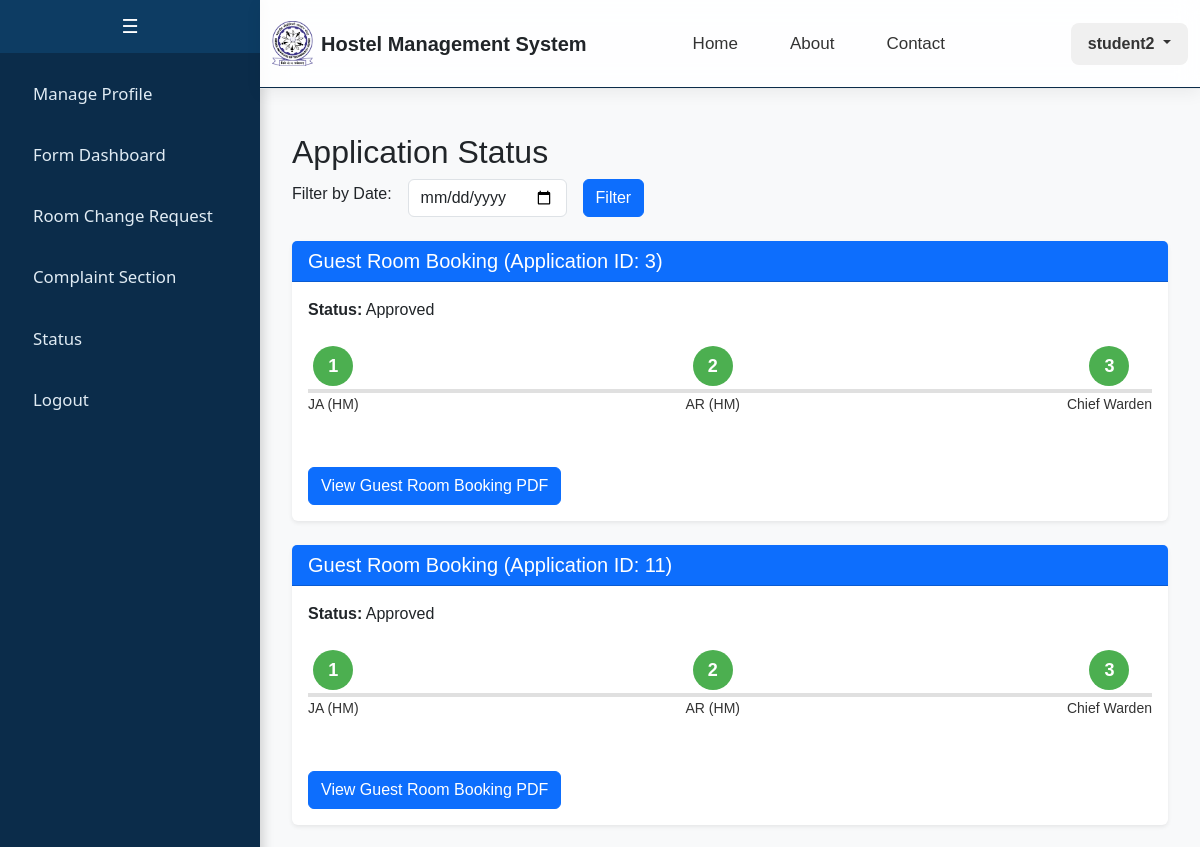
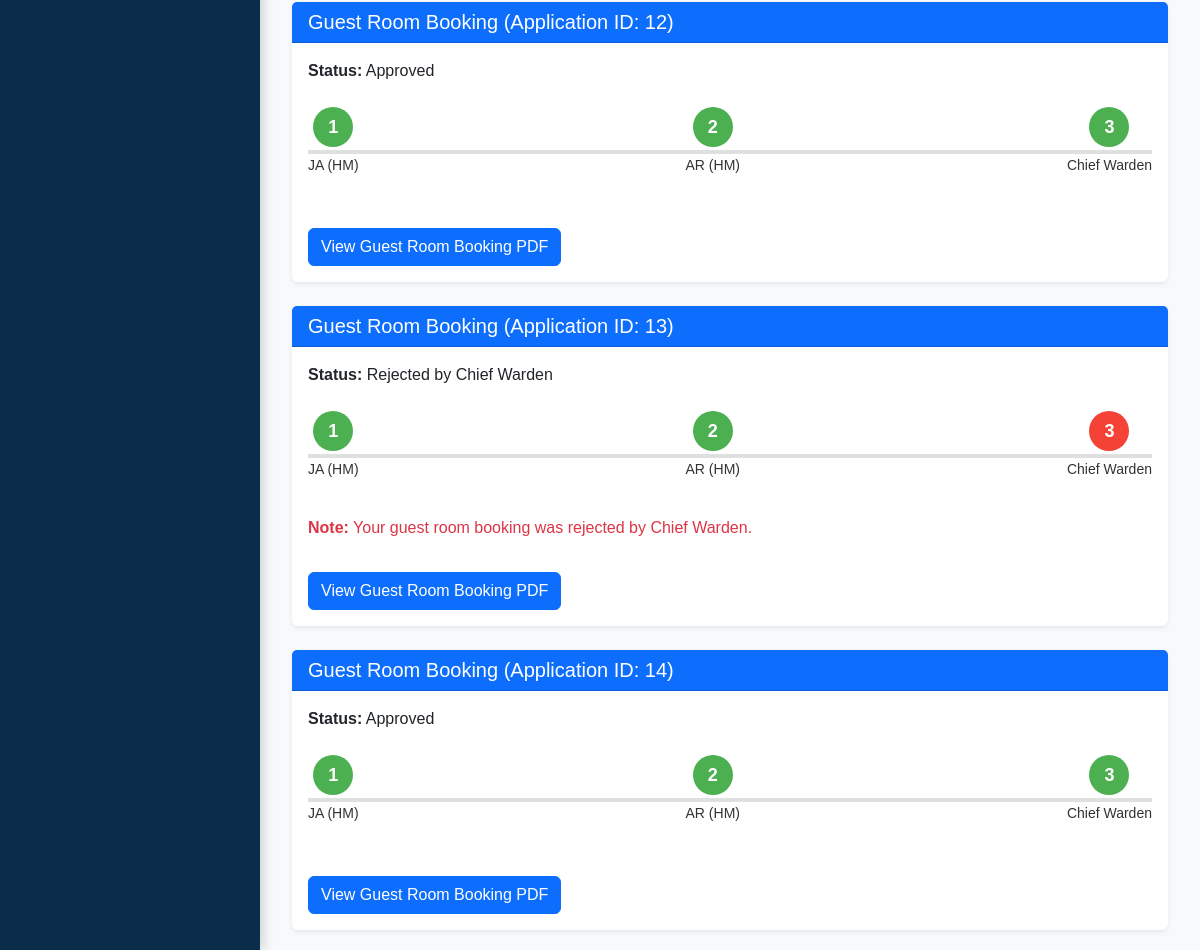
The app's page /student/status (signed in) with its own data (2 pictures, top to bottom).
### app/models.py (models this page shows)
class GuestRoomBooking(db.Model):
    __tablename__ = 'guest_room_booking'
    id = db.Column(db.Integer, primary_key=True, autoincrement=True)
    applicant_id = db.Column(db.Integer, db.ForeignKey('custom_user.id', ondelete='CASCADE'), nullable=False)
    room_no = db.Column(db.String(20), db.ForeignKey('room.room_no', ondelete='SET NULL'))  # Add this field
    total_guests = db.Column(db.Integer, nullable=False)
    guests_male = db.Column(db.Integer, nullable=False)
    guests_female = db.Column(db.Integer, nullable=False)
    guest_names = db.Column(db.Text, nullable=False)
    relation_with_applicant = db.Column(db.Text, nullable=False)
    guest_address = db.Column(db.Text, nullable=False)
    guest_contact = db.Column(db.Text, nullable=False)
    guest_email = db.Column(db.Text)
    purpose_of_visit = db.Column(db.Text, nullable=False)
    room_category = db.Column(db.Text, nullable=False)
    date_arrival = db.Column(db.Date, nullable=False)
    time_arrival = db.Column(db.Time, nullable=False)
    date_departure = db.Column(db.Date, nullable=False)
    time_departure = db.Column(db.Time, nullable=False)
    accommodation_by = db.Column(db.Text, nullable=False)
    remarks = db.Column(db.Text)
    status = db.Column(db.Text, nullable=False, default='Pending')
    hostel_no = db.Column(db.String(20), db.ForeignKey('hostel.hostel_no', ondelete='CASCADE'))
    created_at = db.Column(db.DateTime, default=db.func.current_timestamp())
    applicant = db.relationship('CustomUser', backref=db.backref('guest_room_bookings', cascade='all, delete-orphan'))
    hostel = db.relationship('Hostel', backref=db.backref('guest_room_bookings', cascade='all, delete-orphan'))
    room = db.relationship('Room', backref=db.backref('guest_room_bookings', cascade='all, delete-orphan'))  # Add this relationship

### app/student.py (the view)
@student_bp.route("/student/status", methods=["GET", "POST"])
def status():
    if 'user_id' not in session or session.get('user_role') != 'student':
        return redirect(url_for('auth.login'))
    user_id = session['user_id']
    filter_date = request.form.get('filter_date')  # Get the date from the form
    if filter_date:
        try:
            filter_date_obj = datetime.strptime(filter_date, '%Y-%m-%d').date()
        except ValueError:
            flash("Invalid date format. Please use YYYY-MM-DD.", "danger")
            return redirect(url_for('student.status'))
        guest_room_bookings = GuestRoomBooking.query.filter_by(applicant_id=user_id).filter(
            func.date(GuestRoomBooking.created_at) == filter_date_obj
        ).all()
    else:
        guest_room_bookings = GuestRoomBooking.query.filter_by(applicant_id=user_id).all()
    internship_application = InternshipApplication.query.filter_by(id=user_id).first()
    return render_template(
        "student/status.html",
        internship_application=internship_application,
        guest_room_bookings=guest_room_bookings,
        filter_date=filter_date
    )

### templates/student/status.html (shortened to what this page needs)
{% extends "student/base.html" %}
{% block content %}
<div class="container mt-4">
    <h2>Application Status</h2>
    <form method="POST" action="{{ url_for('student.status') }}" class="mb-4">
        <div class="row g-3 align-items-center">
            <div class="col-auto">
                <label for="filter_date" class="form-label">Filter by Date:</label>
            </div>
            <div class="col-auto">
                <input type="date" id="filter_date" name="filter_date" class="form-control" value="{{ filter_date }}">
            </div>
            <div class="col-auto">
                <button type="submit" class="btn btn-primary">Filter</button>
            </div>
        </div>
    </form>
    {% if guest_room_bookings %}
        {% for booking in guest_room_bookings %}
        <div class="card shadow-sm border-0 mt-4">
            <div class="card-header bg-primary text-white">
                <h5 class="mb-0">Guest Room Booking (Application ID: {{ booking.id }})</h5>
            </div>
            <div class="card-body">
                <p><strong>Status:</strong> {{ booking.status }}</p>
                <div class="stepper d-flex justify-content-between align-items-center mt-4">
                    <div class="step
                        {% if booking.status == 'Rejected by JA (HM)' %}
                            rejected
                        {% elif 'Pending approval from JA (HM)' in booking.status %}
                            pending
                        {% else %}
                            completed
                        {% endif %}">
                        <div class="circle">1</div>
                        <p class="text-center mt-2">JA (HM)</p>
                    </div>
                    <div class="step
                        {% if booking.status == 'Rejected by Assistant Registrar (HM)' %}
                            rejected
                        {% elif 'Pending approval from Assistant Registrar (HM)' in booking.status %}
                            pending
                        {% elif booking.status in ['Approved', 'Rejected by Chief Warden'] %}
                            completed
                        {% elif 'Rejected' in booking.status %}
                            normal
                        {% elif 'Pending approval from JA (HM)' in booking.status %}
                            normal
                        {% else %}
                            completed
                        {% endif %}">
                        <div class="circle">2</div>
                        <p class="text-center mt-2">AR (HM)</p>
                    </div>
                    <div class="step
                        {% if booking.status == 'Rejected by Chief Warden' %}
                            rejected
                        {% elif booking.status == 'Approved' %}
                            completed
                        {% elif 'Pending approval from Chief Warden' in booking.status %}
                            pending
                        {% elif 'Rejected' in booking.status %}
                            normal
                        {% else %}
                            normal
                        {% endif %}">
                        <div class="circle">3</div>
                        <p class="text-center mt-2">Chief Warden</p>
                    </div>
                </div>
                {% if 'Rejected' in booking.status %}
                <p class="text-danger mt-3">
                    <strong>Note:</strong> Your guest room booking was rejected by
                    {% if booking.status == 'Rejected by JA (HM)' %}
                        JA (HM).
                    {% elif booking.status == 'Rejected by Assistant Registrar (HM)' %}
                        Assistant Registrar (HM).
                    {% elif booking.status == 'Rejected by Chief Warden' %}
                        Chief Warden.
                    {% endif %}
                </p>
                {% endif %}
                <button class="btn btn-primary mt-3" onclick="viewPDF('{{ booking.id }}')">View Guest Room Booking PDF</button>
            </div>
        </div>
        {% endfor %}
    {% else %}
        <p>No guest room booking applications found.</p>
    {% endif %}
</div>
{% endblock %}

### templates/student/base.html (shortened to what this page needs)
<!DOCTYPE html>
<html lang="en">
<head>
    <link href="https://cdn.jsdelivr.net/npm/bootstrap@5.3.0-alpha3/dist/css/bootstrap.min.css" rel="stylesheet">
</head>
<body>
    {% include 'student/sidebar.html' %}
    <div class="header-content">
        {% include 'includes/header.html' %}
    </div>
    <div class="main-content">
        {% block content %}{% endblock %}
    </div>
</body>
</html>

### templates/student/sidebar.html (shortened to what this page needs)
<div class="sidebar" id="sidebar">
    <button class="toggle-btn" onclick="toggleSidebar()">☰</button>
    <div class="sidebar-content">
        <a href="/student"><span>Manage Profile</span></a>
        <a href="{{ url_for('student.form_dashboard') }}"><span>Form Dashboard</span></a>
        <a href="/student/room_change"><span>Room Change Request</span></a>
        <a href="/student/complaint"><span>Complaint Section</span></a>
        <a href="{{ url_for('student.status_dashboard') }}"><span>Status</span></a>
        <a href="/logout"><span>Logout</span></a>
    </div>
</div>

### templates/includes/header.html (shortened to what this page needs)
<div class="ezy__nav4 glass">
    <nav class="navbar navbar-expand-lg py-3">
        <div class="container">
            <a class="navbar-brand d-flex align-items-center gap-2" href="/">
                <img src="{{ url_for('static', filename='logo.jpg') }}" alt="Logo" class="logo-img">
                <span class="fw-bold fs-5 text-dark">Hostel Management System</span>
            </a>
            <div class="collapse navbar-collapse justify-content-between" id="ezy_nav4-navbar-text">
				<ul class="navbar-nav me-auto d-flex justify-content-center gap-3" style="margin-left: 4.5rem;">
					<li class="nav-item"><a class="nav-link nav-hover" href="/">Home</a></li>
					<li class="nav-item"><a class="nav-link nav-hover" href="/about">About</a></li>
					<li class="nav-item"><a class="nav-link nav-hover" href="/contact">Contact</a></li>
				</ul>
				{% if session['user_role'] %}
				<div class="dropdown">
				<button class="btn user-dropdown-btn dropdown-toggle" type="button" id="userDropdown"
					data-bs-toggle="dropdown" aria-expanded="false">
					{{ session['user_name'] }}
				</button>
				</div>
				{% else %}
				<a href="/login" class="btn custom-login-btn ms-lg-3">Login</a>
				{% endif %}
			</div>
        </div>
    </nav>
</div>

### templates/student/base.html (style rules this page uses)
body { margin: 0; font-family: Arial, sans-serif; }
.main-content { margin-left: 260px; padding: 20px; background-color: #0b2c4a; min-height: 100vh; }
.header-content { margin-left: 260px; background-color: #0b2c4a; }
.navbar { border-bottom: 1px solid #0b2c4a; }

### templates/student/sidebar.html (style rules this page uses)
.sidebar { width: 260px; background-color: #0b2c4a; color: #ffffff; position: fixed; height: 100%; display: flex; flex-direction: column; padding: 0; box-shadow: 4px 0 10px rgba(0, 0, 0, 0.15); font-family: 'Segoe UI', sans-serif; overflow: hidden; transition: width 0.3s ease; z-index: 10; }
.toggle-btn { background-color: #0d3c63; color: #ffffff; border: none; padding: 12px; cursor: pointer; font-size: 1.2rem; width: 100%; transition: background-color 0.3s ease; }
.sidebar-content { overflow-y: auto; width: 100%; flex-grow: 1; display: flex; flex-direction: column; align-items: stretch; padding-top: 10px; }
.sidebar a { text-decoration: none; font-size: 1.05rem; color: #e1ecf4; margin: 6px auto; padding: 12px 20px; width: 90%; border-radius: 8px; display: flex; justify-content: center; transition: background-color 0.3s ease, transform 0.2s ease; }
.sidebar a span { flex-grow: 1; text-align: left; }
.main-content { margin-left: 260px; padding: 20px; background-color: #f8f9fa; min-height: 100vh; transition: margin-left 0.3s ease; }
.header-content { margin-left: 260px; background-color: #f8f9fa; transition: margin-left 0.3s ease; }

### templates/includes/header.html (style rules this page uses)
.ezy__nav4.glass { backdrop-filter: blur(12px); background: rgba(255, 255, 255, 0.85); border-bottom: 1px solid rgba(200, 200, 200, 0.4); box-shadow: 0 4px 16px rgba(0, 0, 0, 0.06); position: sticky; top: 0; z-index: 1000; transition: background 0.3s ease; }
.ezy__nav4 .navbar-brand img.logo-img { height: 45px; width: auto; }
.navbar-brand span { font-size: 18px; }
.navbar-nav { flex-direction: row; align-items: center; }
.navbar-nav .nav-item { margin: 0 10px; }
.navbar-nav .nav-link { font-weight: 500; font-size: 17px; padding: 10px 16px; color: #333; transition: all 0.2s ease; }
.user-dropdown-btn { background-color: #f0f0f0; color: #333; font-weight: 600; padding: 8px 16px; border-radius: 8px; transition: all 0.2s ease; }

### templates/student/status.html (style rules this page uses)
.stepper { display: flex; justify-content: space-between; align-items: center; position: relative; margin: 20px 0; }
.stepper::before { content: ''; position: absolute; top: 50%; left: 0; right: 0; height: 4px; background-color: #e0e0e0; z-index: 0; }
.step { position: relative; z-index: 1; text-align: center; }
.step .circle { width: 40px; height: 40px; border-radius: 50%; background-color: #e0e0e0; color: #fff; display: flex; align-items: center; justify-content: center; font-weight: bold; font-size: 18px; margin: 0 auto; }
.step.completed .circle { background-color: #4caf50; }
.step.rejected .circle { background-color: #f44336; }
.step p { margin-top: 10px; font-size: 14px; color: #333; }

### records on screen
GuestRoomBooking: id "3", status "Approved"
GuestRoomBooking: id "11", status "Approved"
GuestRoomBooking: id "12", status "Approved"
GuestRoomBooking: id "13", status "Rejected by Chief Warden", shows "Note:", shows "Chief Warden."
GuestRoomBooking: id "14", status "Approved"

### other values on screen
{{ session['user_name'] }} "student2"
